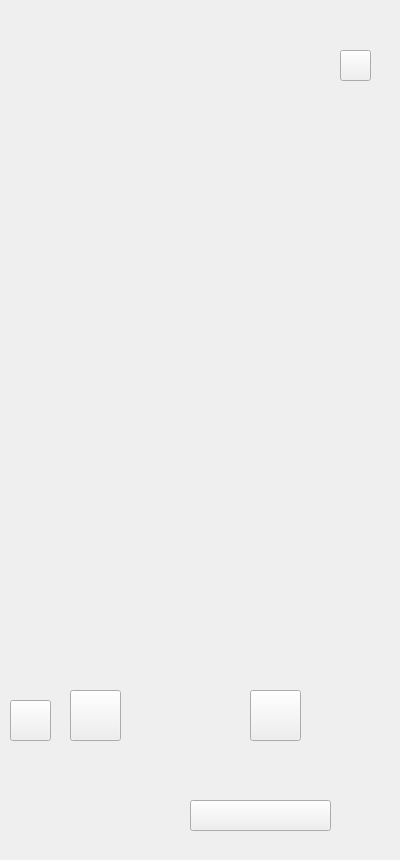
    <widget class="QWidget" name="page_31">
     <widget class="QLabel" name="label_31">
      <property name="geometry">
       <rect>
        <x>0</x>
        <y>-10</y>
        <width>391</width>
        <height>851</height>
       </rect>
      </property>
      <property name="text">
       <string/>
      </property>
      <property name="pixmap">
       <pixmap resource="resources.qrc">:/images/images/camera2.png</pixmap>
      </property>
     </widget>
     <widget class="QPushButton" name="pushButton_127">
      <property name="geometry">
       <rect>
        <x>10</x>
        <y>700</y>
        <width>41</width>
        <height>41</height>
       </rect>
      </property>
      <property name="text">
       <string/>
      </property>
     </widget>
     <widget class="QPushButton" name="pushButton_128">
      <property name="geometry">
       <rect>
        <x>190</x>
        <y>800</y>
        <width>141</width>
        <height>31</height>
       </rect>
      </property>
      <property name="text">
       <string/>
      </property>
     </widget>
     <widget class="QPushButton" name="pushButton_129">
      <property name="geometry">
       <rect>
        <x>340</x>
        <y>50</y>
        <width>31</width>
        <height>31</height>
       </rect>
      </property>
      <property name="text">
       <string/>
      </property>
     </widget>
     <widget class="QPushButton" name="pushButton_151">
      <property name="geometry">
       <rect>
        <x>250</x>
        <y>690</y>
        <width>51</width>
        <height>51</height>
       </rect>
      </property>
      <property name="text">
       <string/>
      </property>
     </widget>
     <widget class="QPushButton" name="pushButton_152">
      <property name="geometry">
       <rect>
        <x>70</x>
        <y>690</y>
        <width>51</width>
        <height>51</height>
       </rect>
      </property>
      <property name="text">
       <string/>
      </property>
     </widget>
    </widget>
